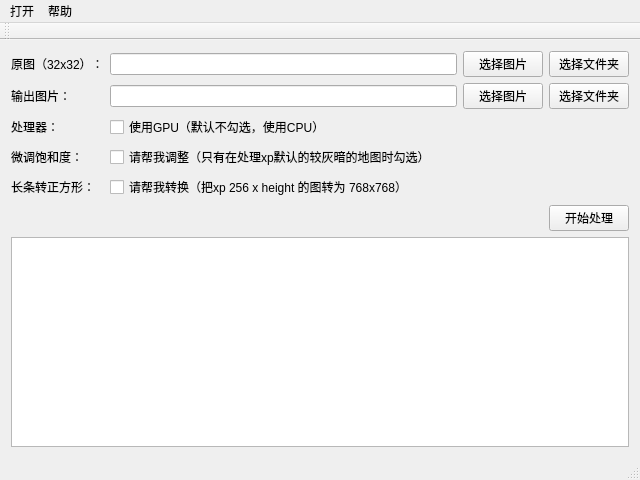
<?xml version="1.0" encoding="UTF-8"?>
<ui version="4.0">
 <class>MainWindow</class>
 <widget class="QMainWindow" name="MainWindow">
  <property name="geometry">
   <rect>
    <x>0</x>
    <y>0</y>
    <width>640</width>
    <height>480</height>
   </rect>
  </property>
  <property name="windowTitle">
   <string>xp/va图块转mv</string>
  </property>
  <widget class="QWidget" name="centralWidget">
   <layout class="QGridLayout" name="gridLayout_2">
    <item row="0" column="0">
     <layout class="QGridLayout" name="gridLayout">
      <item row="4" column="0">
       <widget class="QLabel" name="label_4">
        <property name="text">
         <string>微调饱和度：</string>
        </property>
       </widget>
      </item>
      <item row="4" column="2">
       <widget class="QCheckBox" name="hue">
        <property name="text">
         <string>请帮我调整（只有在处理xp默认的较灰暗的地图时勾选）</string>
        </property>
       </widget>
      </item>
      <item row="6" column="4">
       <widget class="QPushButton" name="pushButton_start">
        <property name="text">
         <string>开始处理</string>
        </property>
       </widget>
      </item>
      <item row="3" column="0">
       <widget class="QLabel" name="label_3">
        <property name="text">
         <string>处理器：</string>
        </property>
       </widget>
      </item>
      <item row="0" column="3">
       <widget class="QPushButton" name="pushButton_Origin_File">
        <property name="text">
         <string>选择图片</string>
        </property>
       </widget>
      </item>
      <item row="2" column="0">
       <widget class="QLabel" name="label_2">
        <property name="text">
         <string>输出图片：</string>
        </property>
       </widget>
      </item>
      <item row="2" column="3">
       <widget class="QPushButton" name="pushButton_Out_File">
        <property name="text">
         <string>选择图片</string>
        </property>
       </widget>
      </item>
      <item row="0" column="2">
       <widget class="QLineEdit" name="lineEdit_Origin">
        <property name="text">
         <string/>
        </property>
       </widget>
      </item>
      <item row="2" column="2">
       <widget class="QLineEdit" name="lineEdit_Out"/>
      </item>
      <item row="3" column="2">
       <widget class="QCheckBox" name="checkBox_useGpu">
        <property name="text">
         <string>使用GPU（默认不勾选，使用CPU）</string>
        </property>
       </widget>
      </item>
      <item row="0" column="4">
       <widget class="QPushButton" name="pushButton_Origin_Folder">
        <property name="text">
         <string>选择文件夹</string>
        </property>
       </widget>
      </item>
      <item row="2" column="4">
       <widget class="QPushButton" name="pushButton_Out_Folder">
        <property name="text">
         <string>选择文件夹</string>
        </property>
       </widget>
      </item>
      <item row="0" column="0">
       <widget class="QLabel" name="label">
        <property name="text">
         <string>原图（32x32）：</string>
        </property>
       </widget>
      </item>
      <item row="5" column="0">
       <widget class="QLabel" name="label_5">
        <property name="text">
         <string>长条转正方形：</string>
        </property>
       </widget>
      </item>
      <item row="5" column="2">
       <widget class="QCheckBox" name="checkBox_mvsize">
        <property name="text">
         <string>请帮我转换（把xp 256 x height 的图转为 768x768）</string>
        </property>
       </widget>
      </item>
     </layout>
    </item>
    <item row="2" column="0">
     <widget class="QTextEdit" name="output"/>
    </item>
   </layout>
  </widget>
  <widget class="QMenuBar" name="menuBar">
   <property name="geometry">
    <rect>
     <x>0</x>
     <y>0</y>
     <width>640</width>
     <height>22</height>
    </rect>
   </property>
   <property name="defaultUp">
    <bool>false</bool>
   </property>
   <widget class="QMenu" name="menuOpen">
    <property name="title">
     <string>打开</string>
    </property>
    <addaction name="actionFile"/>
    <addaction name="actionFolder"/>
    <addaction name="actionExit"/>
   </widget>
   <widget class="QMenu" name="menuHelp">
    <property name="title">
     <string>帮助</string>
    </property>
    <addaction name="actionAbout"/>
    <addaction name="actionVisit_git_responsity"/>
   </widget>
   <addaction name="menuOpen"/>
   <addaction name="menuHelp"/>
  </widget>
  <widget class="QToolBar" name="mainToolBar">
   <attribute name="toolBarArea">
    <enum>TopToolBarArea</enum>
   </attribute>
   <attribute name="toolBarBreak">
    <bool>false</bool>
   </attribute>
  </widget>
  <widget class="QStatusBar" name="statusBar"/>
  <action name="actionFile">
   <property name="text">
    <string> 文件</string>
   </property>
  </action>
  <action name="actionFolder">
   <property name="text">
    <string> 目录</string>
   </property>
  </action>
  <action name="actionAbout">
   <property name="text">
    <string>关于</string>
   </property>
  </action>
  <action name="actionVisit_git_responsity">
   <property name="text">
    <string>访问代码仓库</string>
   </property>
  </action>
  <action name="actionExit">
   <property name="text">
    <string> 退出程序</string>
   </property>
  </action>
 </widget>
 <layoutdefault spacing="6" margin="11"/>
 <resources/>
 <connections/>
</ui>
